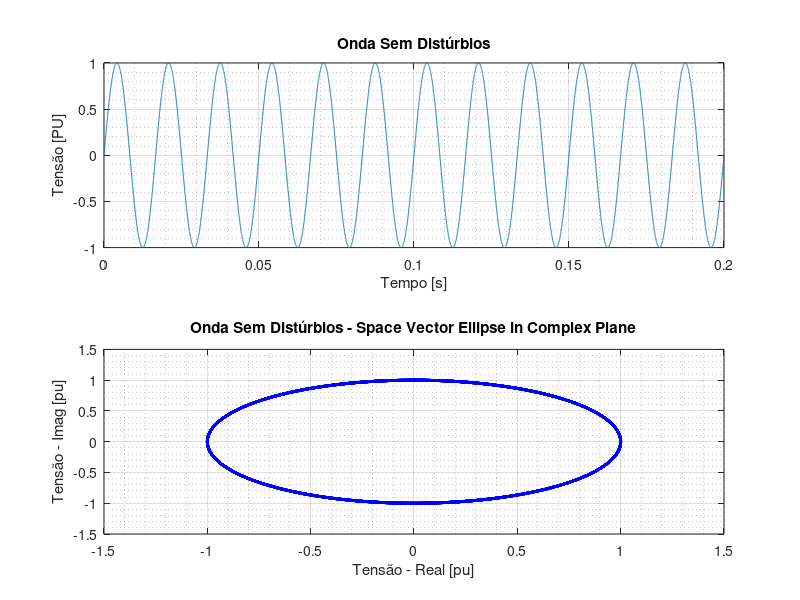

Source code (MATLAB): (Note: this script raises an error after producing the figure.)
% Desenvolvido por Rafael Pavan
% Programa de Pós Graduação em Engenharia Elétrica da UNESP

f = 60;

fsample = 1/48000;
t = [0 :fsample:0.2];

y=sin(2*pi*60*t);

s=1;

sref=1;

R1 = ((s./2).*exp(-i*pi/2)+(sref/2)*exp(i*pi/2)).*exp(i*2*pi*f*t)+((s./2).*exp(i*pi/2)-(sref/2)*exp(-i*pi/2)).*exp(-i*2*pi*f*t)

figure
subplot(2,1,1)
plot(t,s*y)
title('Onda Sem Distúrbios');
xlabel('Tempo [s]')
ylabel('Tensão [PU]')
grid on
grid minor

subplot(2,1,2)
plot(real(R1),imag(R1),'LineWidth',2,'Color','blue')
title('Onda Sem Distúrbios - Space Vector Ellipse in Complex Plane');
xlabel('Tensão - Real [pu]')
ylabel('Tensão - Imag [pu]')
grid on
grid minor
ylim([-1.5 1.5])
xlim([-1.5 1.5])

alpha=0.5;

s=1*(1-alpha*((heaviside(t-0.04)-heaviside(t-0.1))))
sref=1;

R2 = ((s./2).*exp(-i*pi/2)+(sref/2)*exp(i*pi/2)).*exp(i*2*pi*f*t)+((s./2).*exp(i*pi/2)-(sref/2)*exp(-i*pi/2)).*exp(-i*2*pi*f*t)

figure
subplot(2,1,1)
plot(t,s.*y)
title('Afundamento de Tensão');
xlabel('Tempo [s]')
ylabel('Tensão [PU]')
grid on
grid minor

subplot(2,1,2)
plot(real(R2),imag(R2),'LineWidth',2,'Color','red')
title('Afundamento de Tensão - Space Vector Ellipse in Complex Plane');
xlabel('Tensão - Real [pu]')
ylabel('Tensão - Imag [pu]')
grid on
grid minor
hold on
plot(real(R1),imag(R1),'LineWidth',2,'Color','blue')
ylim([-1.5 1.5])
xlim([-1.5 1.5])
legend('Afundamento 0.5 pu','Referência')


alpha=-0.5;

s=1*(1-alpha*((heaviside(t-0.04)-heaviside(t-0.1))))
sref=1;

R3 = ((s./2).*exp(-i*pi/2)+(sref/2)*exp(i*pi/2)).*exp(i*2*pi*f*t)+((s./2).*exp(i*pi/2)-(sref/2)*exp(-i*pi/2)).*exp(-i*2*pi*f*t)

figure
subplot(2,1,1)
plot(t,s.*y)
title('Elevação de Tensão');
xlabel('Tempo [s]')
ylabel('Tensão [PU]')
grid on
grid minor
subplot(2,1,2)
plot(real(R3),imag(R3),'LineWidth',2,'Color','red')
title('Elevação de Tensão - Space Vector Ellipse in Complex Plane');
xlabel('Tensão - Real [pu]')
ylabel('Tensão - Imag [pu]')
grid on
grid minor
hold on
plot(real(R1),imag(R1),'LineWidth',2,'Color','blue')
ylim([-2 2])
xlim([-2 2])
legend('Elevação de 0.5 pu','Referência')

alfa=1
s=1*(1-alfa*((heaviside(t-0.04)-heaviside(t-0.1))))
sref=1;

R4 = ((s./2).*exp(-i*pi/2)+(sref/2)*exp(i*pi/2)).*exp(i*2*pi*f*t)+((s./2).*exp(i*pi/2)-(sref/2)*exp(-i*pi/2)).*exp(-i*2*pi*f*t)

figure
subplot(2,1,1)
plot(t,s.*y)
title('Interrupção de Tensão');
xlabel('Tempo [s]')
ylabel('Tensão [PU]')
grid on
grid minor

subplot(2,1,2)
plot(real(R4),imag(R4),'LineWidth',2,'Color','red')
title('Interrupção de Tensão - Space Vector Ellipse in Complex Plane');
xlabel('Tensão - Real [pu]')
ylabel('Tensão - Imag [pu]')
grid on
grid minor
hold on
plot(real(R1),imag(R1),'LineWidth',2,'Color','blue')
ylim([-1.5 1.5])
xlim([-1.5 1.5])
legend('Interrupção','Referência')

h3=0.15;
h5=0.15;
h7=0.15;
h1= sqrt(1-h3^2-h5^2-h7^2);
s = h1*sin(2*f*pi*t)+ h3*sin(2*f*pi*3*t)+h5*sin(2*f*pi*5*t)+h7*sin(2*f*pi*7*t);
sref=1;

R5 = ((s./2).*exp(-i*pi/2)+(sref/2)*exp(i*pi/2)).*exp(i*2*pi*f*t)+((s./2).*exp(i*pi/2)-(sref/2)*exp(-i*pi/2)).*exp(-i*2*pi*f*t)


figure
subplot(2,1,1)
plot(t,s)
title('Harmônicas');
xlabel('Tempo [s]')
ylabel('Tensão [PU]')
grid on
grid minor

subplot(2,1,2)

plot(real(R5),imag(R5),'LineWidth',2,'Color','red')
title('Harmônicas - Space Vector Ellipse in Complex Plane');
xlabel('Tensão - Real [pu]')
ylabel('Tensão - Imag [pu]')
grid on
grid minor
hold on
plot(-real(R5),imag(R5),'LineWidth',2,'Color','red')
ylim([-1.5 1.5])
xlim([-1.5 1.5])
hold on
plot(real(R1),imag(R1),'LineWidth',2,'Color','blue')
ylim([-1.5 1.5])
xlim([-1.5 1.5])
legend('Harmônicas')

fn=1250;
t1=0.04; t2=0.1; 
tmedio = (t1+t2)/5;
amp=3;
t1=0.04; t2=0.1; 
ty= (t1+t2)/2;

s = y + amp*(heaviside(t-t1)-heaviside(t-t2)).*exp(-t/tmedio).*sin(2*3.14*fn*t);
sref=1;

R6 = ((s./2).*exp(-i*pi/2)+(sref/2)*exp(i*pi/2)).*exp(i*2*pi*f*t)+((s./2).*exp(i*pi/2)-(sref/2)*exp(-i*pi/2)).*exp(-i*2*pi*f*t)
figure
subplot(2,1,1)
plot(t,s)
title('Transitório de Tensão');
xlabel('Tempo [s]')
ylabel('Tensão [PU]')
grid on
grid minor

subplot(2,1,2)
plot(real(R6),imag(R6),'LineWidth',1,'Color','red')
hold on
plot(-real(R6),imag(R6),'LineWidth',1,'Color','red')
title('Transitório - Space Vector Ellipse in Complex Plane');
xlabel('Tensão - Real [pu]')
ylabel('Tensão - Imag [pu]')
grid on
grid minor
ylim([-2 2])
xlim([-3 3])
hold on
plot(real(R1),imag(R1),'LineWidth',2,'Color','blue')
legend('Transitório')


alpha=0.3;

s=(1-alpha*((heaviside(t-0.04)-heaviside(t-0.1)))).*h1.*sin(2*f*pi*t)+h3*sin(2*f*pi*3*t)+h5*sin(2*f*pi*5*t)+h7*sin(2*f*pi*7*t);

sref=1;

R7 = ((s./2).*exp(-i*pi/2)+(sref/2)*exp(i*pi/2)).*exp(i*2*pi*f*t)+((s./2).*exp(i*pi/2)-(sref/2)*exp(-i*pi/2)).*exp(-i*2*pi*f*t)

figure
subplot(2,1,1)
plot(t,s)
title('Harmônica com Afundamento de Tensão');
xlabel('Tempo [s]')
ylabel('Tensão [PU]')
grid on
grid minor

subplot(2,1,2)
plot(real(R7),imag(R7),'LineWidth',2,'Color','red')
hold on
plot(-1*real(R7),imag(R7),'LineWidth',2,'Color','red')
hold on
plot(real(R5),imag(R5),'LineWidth',2,'Color','blue')
plot(-real(R5),imag(R5),'LineWidth',2,'Color','blue')
grid on
grid minor 
title('Afundamento de Tensão Com Harmônica - Space Vector Ellipse in Complex Plane');
xlabel('Tensão - Real [pu]')
ylabel('Tensão - Imag [pu]')
legend('Harmônica com Afundamento')

ylim([-2 2])
xlim([-2 2])


alpha=-0.3;

s=(1-alpha*((heaviside(t-0.04)-heaviside(t-0.1)))).*h1.*sin(2*f*pi*t)+h3*sin(2*f*pi*3*t)+h5*sin(2*f*pi*5*t)+h7*sin(2*f*pi*7*t);

sref=1;

R8 = ((s./2).*exp(-i*pi/2)+(sref/2)*exp(i*pi/2)).*exp(i*2*pi*f*t)+((s./2).*exp(i*pi/2)-(sref/2)*exp(-i*pi/2)).*exp(-i*2*pi*f*t)


figure
subplot(2,1,1)
plot(t,s)
title('Harmônica com Elevação de Tensão');
xlabel('Tempo [s]')
ylabel('Tensão [PU]')
grid on
grid minor

subplot(2,1,2)
plot(real(R8),imag(R8),'LineWidth',2,'Color','red')
hold on
plot(-1*real(R8),imag(R8),'LineWidth',2,'Color','red')
hold on
plot(real(R5),imag(R5),'LineWidth',2,'Color','blue')
plot(-real(R5),imag(R5),'LineWidth',2,'Color','blue')
grid on
grid minor 
title('Elevação de Tensão Com Harmônica - Space Vector Ellipse in Complex Plane');
xlabel('Tensão - Real [pu]')
ylabel('Tensão - Imag [pu]')
legend('Harmônica com Elevação')

ylim([-2 2])
xlim([-2 2])